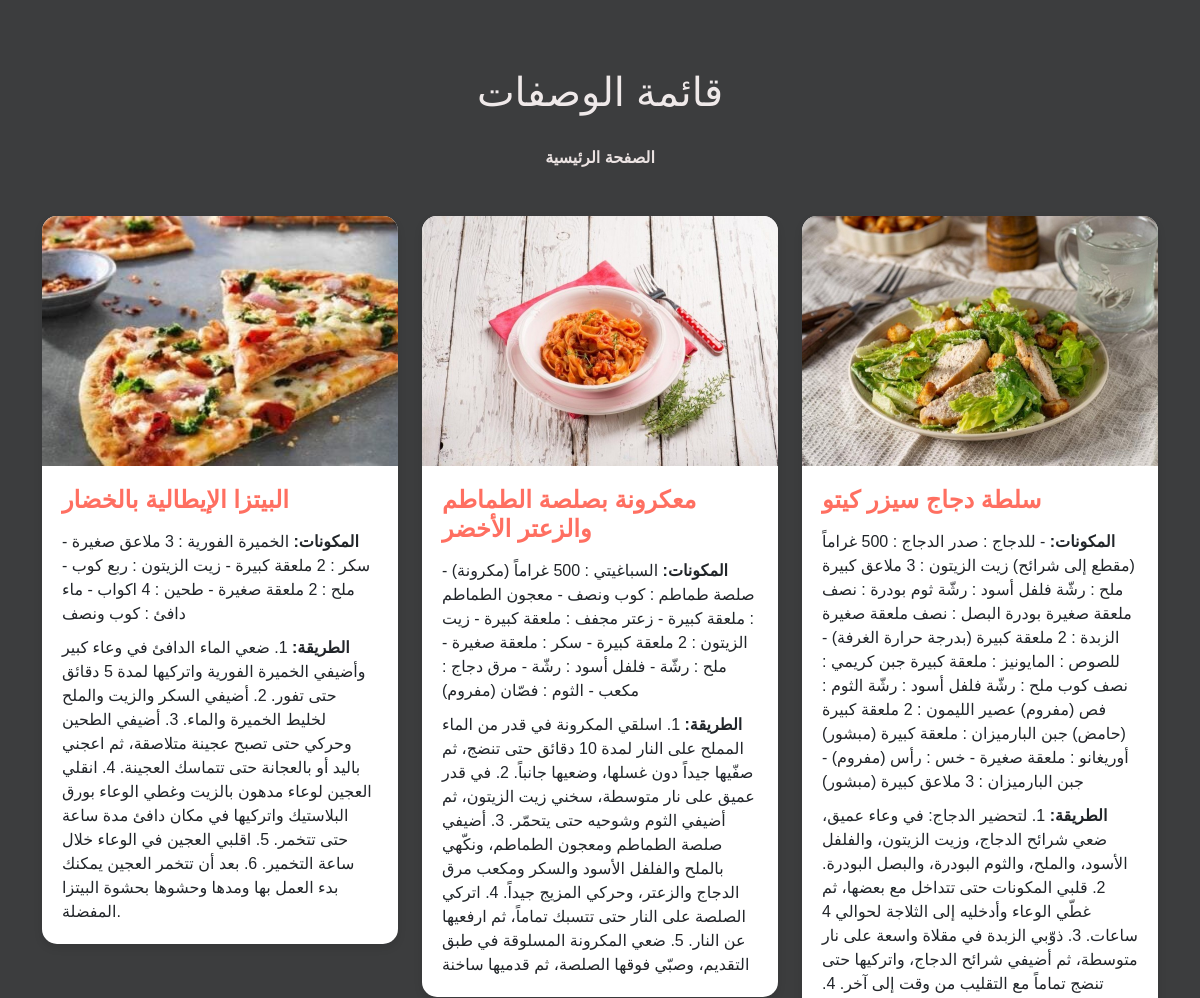
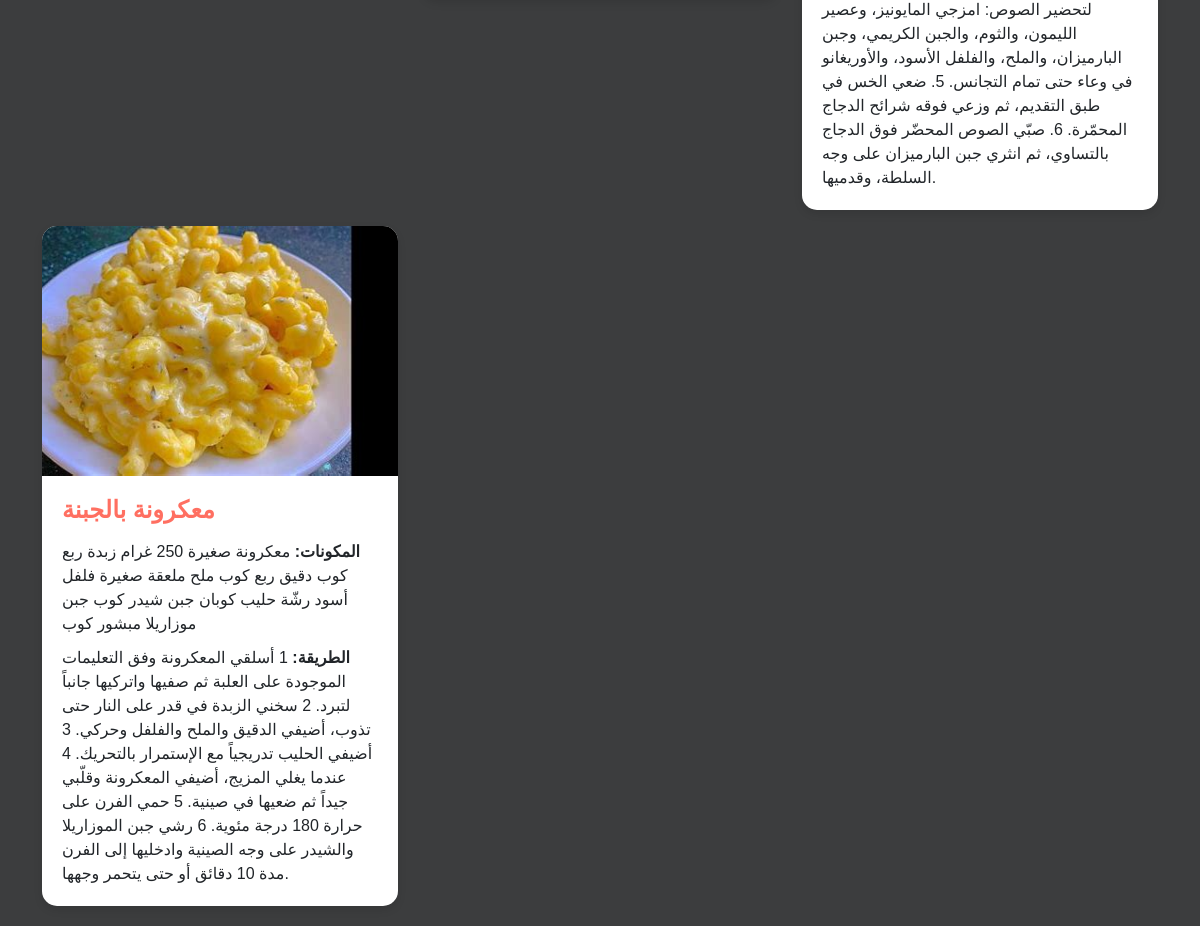
Page /recipes on the earlier database version (2 pictures, top to bottom).
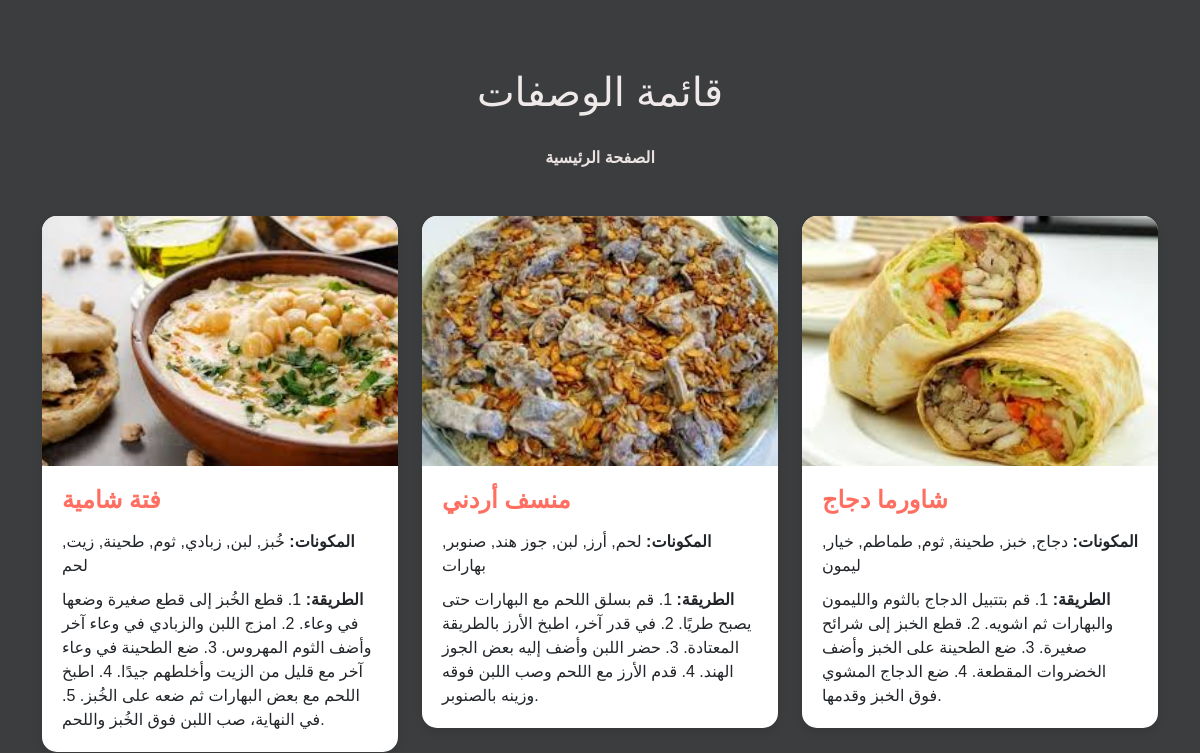
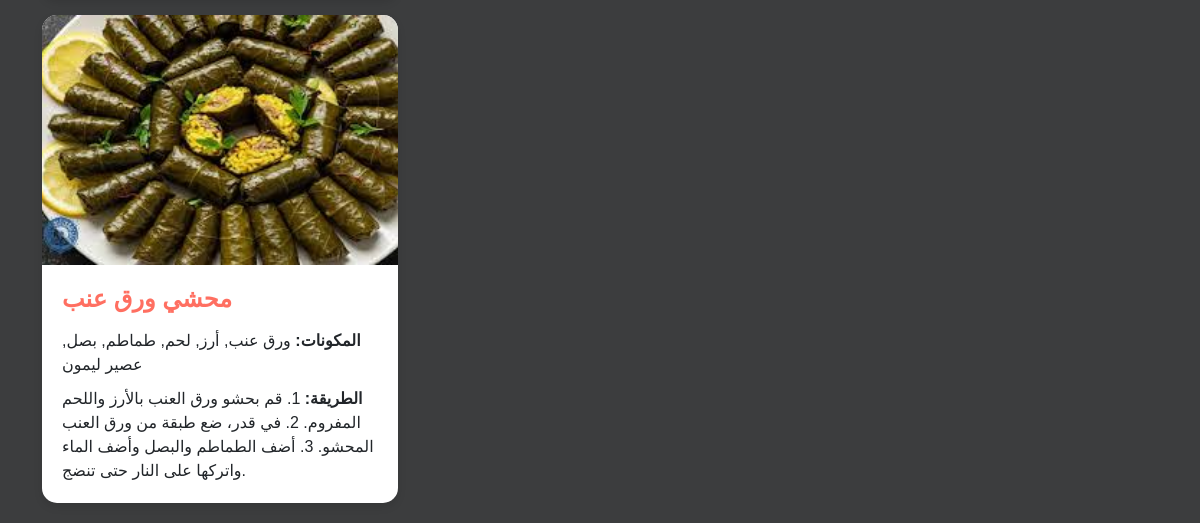
Same page on the later database version (2 pictures, top to bottom).
### tables this page shows
CREATE TABLE recipes (
                    id INTEGER PRIMARY KEY AUTOINCREMENT,
                    title TEXT NOT NULL,
                    ingredients TEXT NOT NULL,
                    instructions TEXT NOT NULL,
                    image TEXT,
                    confidence REAL NOT NULL);

### app.py (the view)
@app.route('/recipes')
def recipes():
    conn = sqlite3.connect('recipes.db')
    c = conn.cursor()
    c.execute('SELECT * FROM recipes')
    recipes = c.fetchall()
    conn.close()
    return render_template('recipes.html', recipes=recipes)

### templates/recipes.html (shortened to what this page needs)
<!DOCTYPE html>
<html lang="en">
<head>
    <link href="https://cdn.jsdelivr.net/npm/bootstrap@5.3.0/dist/css/bootstrap.min.css" rel="stylesheet">
    <link rel="stylesheet" href="{{ url_for('static', filename='recipe.css') }}">
</head>
<body class="container">
    <h1 class="mt-5">قائمة الوصفات</h1>
    <a href="{{ url_for('home') }}">الصفحة الرئيسية</a>
    <div class="row">
        {% for recipe in recipes %}
            <div class="col-md-4 mt-3">
                <div class="card">
                    {% if recipe[4] %}
                        <img src="{{ url_for('static', filename='uploads/' + recipe[4]) }}" class="card-img-top" alt="صورة الوصفة">
                    {% endif %}
                    <div class="card-body">
                        <h5 class="card-title">{{ recipe[1] }}</h5>
                        <p class="card-text"><strong>المكونات:</strong> {{ recipe[2] }}</p>
                        <p class="card-text"><strong>الطريقة:</strong> {{ recipe[3] }}</p>
                    </div>
                </div>
            </div>
        {% endfor %}
    </div>
</body>
</html>

### static/recipe.css (style rules this page uses)
body { font-family: 'Cairo', sans-serif; background-color: #3c3d3e; color: #333; margin: 0; padding: 20px; }
h1 { text-align: center; color: #efe9e9; margin-bottom: 30px; }
a { display: block; text-align: center; margin-bottom: 20px; font-weight: bold; color: #ebe3e2; text-decoration: none; }
.card { box-shadow: 0 4px 8px rgba(0, 0, 0, 0.1); border: none; border-radius: 15px; overflow: hidden; transition: transform 0.3s ease; }
.card-img-top { height: 250px; object-fit: cover; }
.card-body { padding: 20px; }
.card-title { color: #ff6f61; font-weight: bold; font-size: 1.5rem; margin-bottom: 15px; }
.card-text { font-size: 1rem; margin-bottom: 10px; }
.row { margin-top: 30px; }

Differences in the rows shown:
removed recipes: image (picture), title "البيتزا الإيطالية بالخضار", ingredients "الخميرة الفورية : 3 ملاعق صغيرة - سكر : 2 ملعقة كبيرة - زيت الزيتون : ربع كوب - ملح : 2 ملعقة صغيرة - طحين : 4 اكواب - ماء دافئ : كوب ونصف", instructions "1. ضعي الماء الدافئ في وعاء كبير وأضيفي الخميرة الفورية واتركيها لمدة 5 دقائق حتى تفور. 2. أضيفي السكر والزيت والملح لخليط الخميرة والماء. 3. أضيفي الطحين وحركي حتى تصبح عجينة متلاصقة، ثم اعجني باليد أو بالعجانة حتى تتماسك العجينة. 4. انقلي العجين لوعاء مدهون بالزيت وغطي الوعاء بورق البلاستيك واتركيها في مكان دافئ مدة ساعة حتى تتخمر. 5. اقلبي العجين في الوعاء خلال ساعة التخمير. 6. بعد أن تتخمر العجين يمكنك بدء العمل بها ومدها وحشوها بحشوة البيتزا المفضلة."
removed recipes: image (picture), title "معكرونة بصلصة الطماطم والزعتر الأخضر", ingredients "السباغيتي : 500 غراماً (مكرونة) - صلصة طماطم : كوب ونصف - معجون الطماطم : ملعقة كبيرة - زعتر مجفف : ملعقة كبيرة - زيت الزيتون : 2 ملعقة كبيرة - سكر : ملعقة صغيرة - ملح : رشّة - فلفل أسود : رشّة - مرق دجاج : مكعب - الثوم : فصّان (مفروم)", instructions "1. اسلقي المكرونة في قدر من الماء المملح على النار لمدة 10 دقائق حتى تنضج، ثم صفّيها جيداً دون غسلها، وضعيها جانباً. 2. في قدر عميق على نار متوسطة، سخني زيت الزيتون، ثم أضيفي الثوم وشوحيه حتى يتحمّر. 3. أضيفي صلصة الطماطم ومعجون الطماطم، ونكّهي بالملح والفلفل الأسود والسكر ومكعب مرق الدجاج والزعتر، وحركي المزيج جيداً. 4. اتركي الصلصة على النار حتى تتسبك تماماً، ثم ارفعيها عن النار. 5. ضعي المكرونة المسلوقة في طبق التقديم، وصبّي فوقها الصلصة، ثم قدميها ساخنة"
removed recipes: image (picture), title "سلطة دجاج سيزر كيتو", ingredients "- للدجاج : صدر الدجاج : 500 غراماً (مقطع إلى شرائح) زيت الزيتون : 3 ملاعق كبيرة ملح : رشّة فلفل أسود : رشّة ثوم بودرة : نصف ملعقة صغيرة بودرة البصل : نصف ملعقة صغيرة الزبدة : 2 ملعقة كبيرة (بدرجة حرارة الغرفة) - للصوص : المايونيز : ملعقة كبيرة جبن كريمي : نصف كوب ملح : رشّة فلفل أسود : رشّة الثوم : فص (مفروم) عصير الليمون : 2 ملعقة كبيرة (حامض) جبن البارميزان : ملعقة كبيرة (مبشور) أوريغانو : ملعقة صغيرة - خس : رأس (مفروم) - جبن البارميزان : 3 ملاعق كبيرة (مبشور)", instructions "1. لتحضير الدجاج: في وعاء عميق، ضعي شرائح الدجاج، وزيت الزيتون، والفلفل الأسود، والملح، والثوم البودرة، والبصل البودرة. 2. قلبي المكونات حتى تتداخل مع بعضها، ثم غطّي الوعاء وأدخليه إلى الثلاجة لحوالي 4 ساعات. 3. ذوّبي الزبدة في مقلاة واسعة على نار متوسطة، ثم أضيفي شرائح الدجاج، واتركيها حتى تنضج تماماً مع التقليب من وقت إلى آخر. 4. لتحضير الصوص: امزجي المايونيز، وعصير الليمون، والثوم، والجبن الكريمي، وجبن البارميزان، والملح، والفلفل الأسود، والأوريغانو في وعاء حتى تمام التجانس. 5. ضعي الخس في طبق التقديم، ثم وزعي فوقه شرائح الدجاج المحمّرة. 6. صبّي الصوص المحضّر فوق الدجاج بالتساوي، ثم انثري جبن البارميزان على وجه السلطة، وقدميها."
removed recipes: image (picture), title "معكرونة بالجبنة", ingredients "معكرونة صغيرة 250 غرام زبدة ربع كوب دقيق ربع كوب ملح ملعقة صغيرة فلفل أسود رشّة حليب كوبان جبن شيدر كوب جبن موزاريلا مبشور كوب", instructions "1 أسلقي المعكرونة وفق التعليمات الموجودة على العلبة ثم صفيها واتركيها جانباً لتبرد. 2 سخني الزبدة في قدر على النار حتى تذوب، أضيفي الدقيق والملح والفلفل وحركي. 3 أضيفي الحليب تدريجياً مع الإستمرار بالتحريك. 4 عندما يغلي المزيج، أضيفي المعكرونة وقلّبي جيداً ثم ضعيها في صينية. 5 حمي الفرن على حرارة 180 درجة مئوية. 6 رشي جبن الموزاريلا والشيدر على وجه الصينية وادخليها إلى الفرن مدة 10 دقائق أو حتى يتحمر وجهها."
added recipes: image (picture), title "فتة شامية", ingredients "خُبز, لبن, زبادي, ثوم, طحينة, زيت, لحم", instructions "1. قطع الخُبز إلى قطع صغيرة وضعها في وعاء. 2. امزج اللبن والزبادي في وعاء آخر وأضف الثوم المهروس. 3. ضع الطحينة في وعاء آخر مع قليل من الزيت وأخلطهم جيدًا. 4. اطبخ اللحم مع بعض البهارات ثم ضعه على الخُبز. 5. في النهاية، صب اللبن فوق الخُبز واللحم."
added recipes: image (picture), title "منسف أردني", ingredients "لحم, أرز, لبن, جوز هند, صنوبر, بهارات", instructions "1. قم بسلق اللحم مع البهارات حتى يصبح طريًا. 2. في قدر آخر، اطبخ الأرز بالطريقة المعتادة. 3. حضر اللبن وأضف إليه بعض الجوز الهند. 4. قدم الأرز مع اللحم وصب اللبن فوقه وزينه بالصنوبر."
added recipes: image (picture), title "شاورما دجاج", ingredients "دجاج, خبز, طحينة, ثوم, طماطم, خيار, ليمون", instructions "1. قم بتتبيل الدجاج بالثوم والليمون والبهارات ثم اشويه. 2. قطع الخبز إلى شرائح صغيرة. 3. ضع الطحينة على الخبز وأضف الخضروات المقطعة. 4. ضع الدجاج المشوي فوق الخبز وقدمها."
added recipes: image (picture), title "محشي ورق عنب", ingredients "ورق عنب, أرز, لحم, طماطم, بصل, عصير ليمون", instructions "1. قم بحشو ورق العنب بالأرز واللحم المفروم. 2. في قدر، ضع طبقة من ورق العنب المحشو. 3. أضف الطماطم والبصل وأضف الماء واتركها على النار حتى تنضج."
